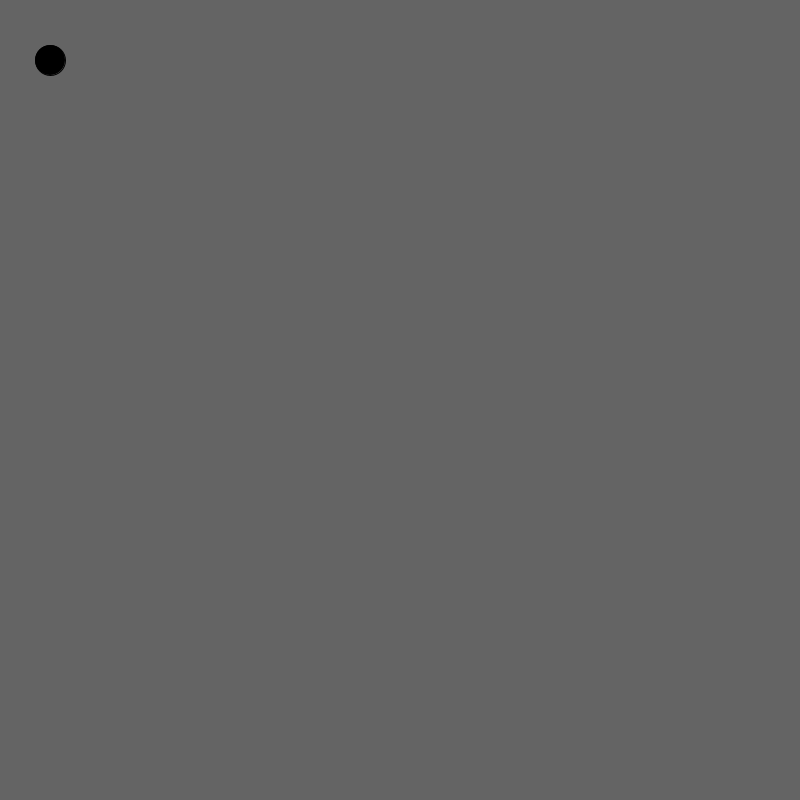
Frame 1 (no input)
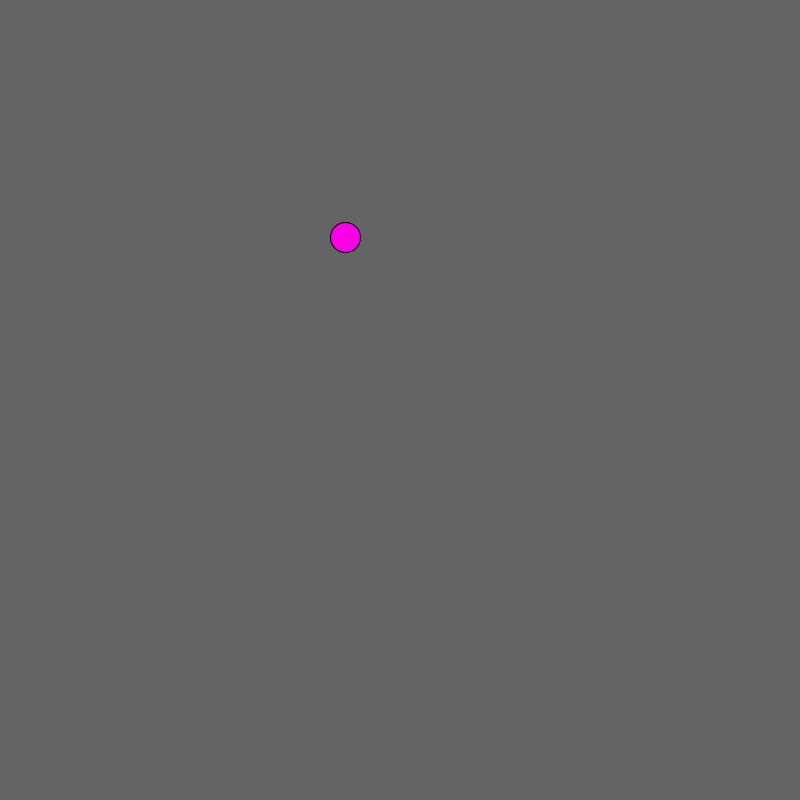
Frame 60 (the mouse pressed at the canvas centre just before this capture)
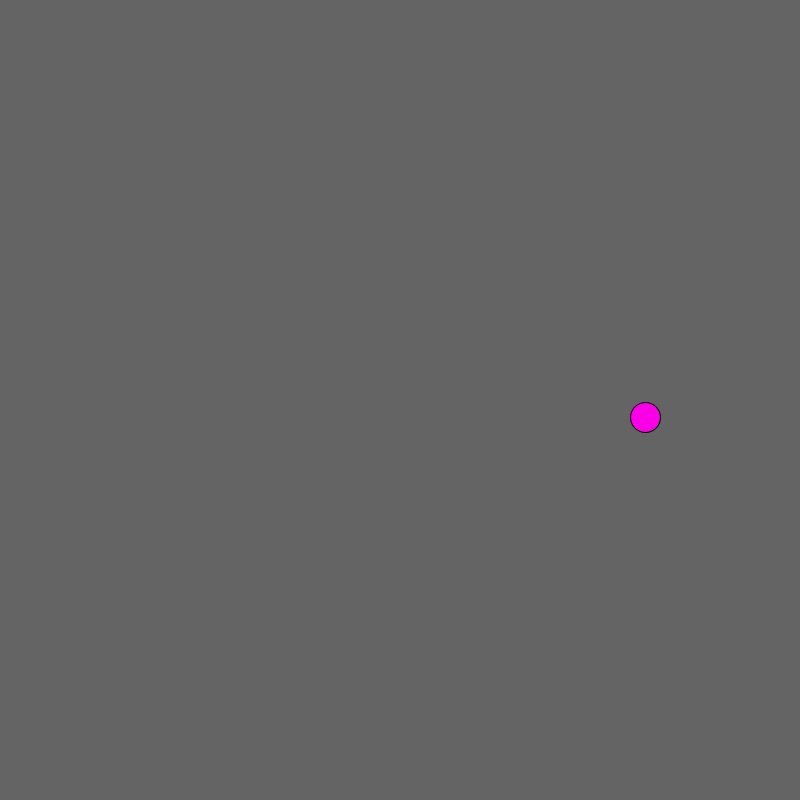
Frame 120 (the mouse held since frame 60 and released just before this capture)

The Processing sketch that drew these frames (run headless with seeded random() and noise(); from frame 60 on, the mouse is pressed at the canvas centre):

// Processing sketch: reverse_engineering_ball_color_change
// ── reverse_engineering_ball_color_change.pde
int x = 50;
int y = 60;
int dx = 5; 
int dy = 3;
int r = 0;
int b = 0;
int g = 0;

void setup() {
  size(800, 800);
}

void draw() {
  background(100,100,100);
  fill(r, g, b);
  circle(x, y, 30); 
  x = x + dx;
  y = y + dy; 
  if ( x >= width ) {
    dx = -5;
  } else if ( x <= 0 ) {
    dx = 5;
  }
  if ( y >= height ) {
    dy = -3;
  } else if ( y <= 0 ) {
    dy = 3;
  }
 
  
  if (dy == -3 && dx == -5){
    r = 0;
    g = 180;
    b = 0;
  } else if (dy == 3 && dx == -5){
    r = 0;
    b = 0;
    g = 0;
  } else if (dy == -3 && dx == 5){
    r = 20;
    g = 80;
    b = 225;
  } else if (dy == 3 && dx == 5){
    r = 250;
    g = 0;
    b = 230;
  }
}
